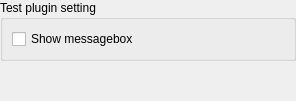
<?xml version="1.0" encoding="UTF-8"?>
<ui version="4.0">
 <class>TestSettingsForm</class>
 <widget class="QWidget" name="TestSettingsForm">
  <property name="geometry">
   <rect>
    <x>0</x>
    <y>0</y>
    <width>296</width>
    <height>101</height>
   </rect>
  </property>
  <property name="windowTitle">
   <string>Form</string>
  </property>
  <layout class="QVBoxLayout" name="verticalLayout_2">
   <property name="margin">
    <number>0</number>
   </property>
   <item>
    <widget class="QGroupBox" name="groupBox">
     <property name="title">
      <string>Test plugin setting</string>
     </property>
     <layout class="QVBoxLayout" name="verticalLayout">
      <item>
       <widget class="QCheckBox" name="checkbox">
        <property name="text">
         <string>Show messagebox</string>
        </property>
       </widget>
      </item>
     </layout>
    </widget>
   </item>
   <item>
    <spacer name="verticalSpacer">
     <property name="orientation">
      <enum>Qt::Vertical</enum>
     </property>
     <property name="sizeHint" stdset="0">
      <size>
       <width>20</width>
       <height>40</height>
      </size>
     </property>
    </spacer>
   </item>
  </layout>
 </widget>
 <resources/>
 <connections/>
</ui>
